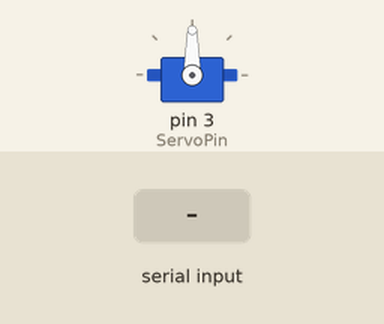
Simulated run of this sketch. Board: Arduino Uno, built with avr-gcc and run on an emulated ATmega328P. Parts: servo. The inputs (shaded band) are chosen by the test bench.

Above: at 1.2 s.
1.3 s: "1" received over Serial
At 2.2 s:
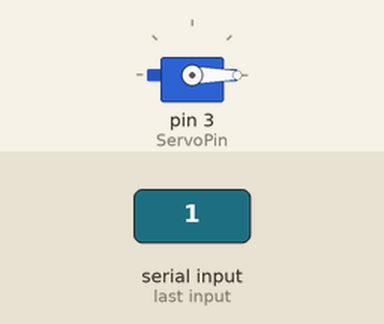
2.8 s: "2" received over Serial
At 3.3 s:
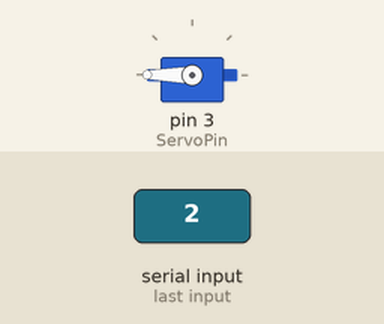
Timing chart, 0 to 5.8 s (numbered marks = the images above; inputs shaded):
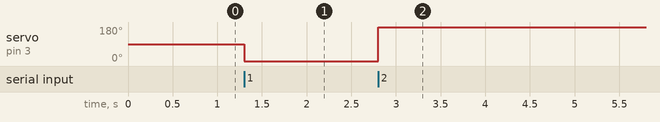

Measured:
- after the input at 1.3 s, servo on pin 3 (ServoPin): 90° → 0° at once
- after the input at 2.8 s, servo on pin 3 (ServoPin): 0° → 180° at once

The sketch:

14Servo3.ino
```cpp
/*
 * Generated using BlocklyDuino:
 *
 * https://github.com/MediaTek-Labs/BlocklyDuino-for-LinkIt
 *
 * Date: Mon, 05 Dec 2022 01:24:11 GMT
 */
/*  部份程式由吉哥積木產生  */
/*  https://sites.google.com/jes.mlc.edu.tw/ljj/linkit7697  */
#include <Servo.h>

int ServoPin = 3;

Servo __myservoServoPin;
void servoGo(boolean isCW) {
  if (isCW == true) {
    __myservoServoPin.write(0);
    __myservoServoPin.attach(ServoPin)
    ;
  } else {
    __myservoServoPin.write(180);
    __myservoServoPin.attach(ServoPin)
    ;
  }
}

void servoStop() {
  __myservoServoPin.detach();
}

void setup()
{
  Serial.begin(9600);


  __myservoServoPin.attach(ServoPin);
}


void loop()
{
  if (Serial.available() == 1) {
    char key = Serial.read();
    if (key == '1') {
      //順時鐘
      servoGo(true);
    } else if (key == '2') {
      //逆時鐘
      servoGo(false);
    } else if (key == '3') {
      servoStop();
    }
  }
}
```
